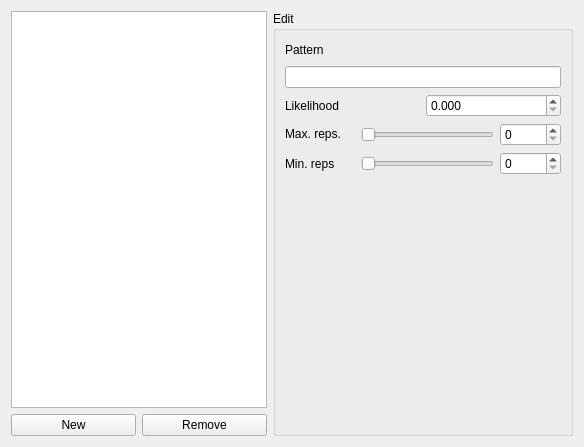
               <widget class="QWidget" name="widget">
                <attribute name="title">
                 <string>Repeats</string>
                </attribute>
                <layout class="QHBoxLayout" name="horizontalLayout_13">
                 <item>
                  <layout class="QVBoxLayout" name="verticalLayout_7">
                   <item>
                    <widget class="QTableView" name="table_repeats">
                     <property name="minimumSize">
                      <size>
                       <width>150</width>
                       <height>100</height>
                      </size>
                     </property>
                     <property name="maximumSize">
                      <size>
                       <width>300</width>
                       <height>16777215</height>
                      </size>
                     </property>
                    </widget>
                   </item>
                   <item>
                    <layout class="QHBoxLayout" name="horizontalLayout_9">
                     <item>
                      <widget class="QPushButton" name="btn_new_repeat">
                       <property name="text">
                        <string>New</string>
                       </property>
                      </widget>
                     </item>
                     <item>
                      <widget class="QPushButton" name="btn_rm_repeat">
                       <property name="text">
                        <string>Remove</string>
                       </property>
                      </widget>
                     </item>
                    </layout>
                   </item>
                  </layout>
                 </item>
                 <item>
                  <widget class="QGroupBox" name="group_repeat_edit">
                   <property name="minimumSize">
                    <size>
                     <width>300</width>
                     <height>0</height>
                    </size>
                   </property>
                   <property name="title">
                    <string>Edit</string>
                   </property>
                   <layout class="QVBoxLayout" name="verticalLayout_23">
                    <item>
                     <layout class="QVBoxLayout" name="verticalLayout_11">
                      <item>
                       <widget class="QLabel" name="label_pattern">
                        <property name="minimumSize">
                         <size>
                          <width>0</width>
                          <height>20</height>
                         </size>
                        </property>
                        <property name="text">
                         <string>Pattern</string>
                        </property>
                       </widget>
                      </item>
                      <item>
                       <widget class="QLineEdit" name="lineEdit_pattern">
                        <property name="text">
                         <string/>
                        </property>
                        <property name="maxLength">
                         <number>10000000</number>
                        </property>
                       </widget>
                      </item>
                     </layout>
                    </item>
                    <item>
                     <layout class="QHBoxLayout" name="horizontalLayout_12">
                      <item>
                       <widget class="QLabel" name="label_likelihood">
                        <property name="text">
                         <string>Likelihood</string>
                        </property>
                       </widget>
                      </item>
                      <item>
                       <widget class="QDoubleSpinBox" name="doubleSpinBox_likelihood">
                        <property name="decimals">
                         <number>3</number>
                        </property>
                        <property name="maximum">
                         <double>1.000000000000000</double>
                        </property>
                        <property name="singleStep">
                         <double>0.001000000000000</double>
                        </property>
                       </widget>
                      </item>
                     </layout>
                    </item>
                    <item>
                     <layout class="QHBoxLayout" name="horizontalLayout_10">
                      <item>
                       <widget class="QLabel" name="label_max_reps">
                        <property name="minimumSize">
                         <size>
                          <width>70</width>
                          <height>20</height>
                         </size>
                        </property>
                        <property name="maximumSize">
                         <size>
                          <width>80</width>
                          <height>20</height>
                         </size>
                        </property>
                        <property name="text">
                         <string>Max. reps.</string>
                        </property>
                       </widget>
                      </item>
                      <item>
                       <widget class="QSlider" name="horizontalSlider_max_reps">
                        <property name="maximum">
                         <number>1000</number>
                        </property>
                        <property name="orientation">
                         <enum>Qt::Horizontal</enum>
                        </property>
                       </widget>
                      </item>
                      <item>
                       <widget class="QSpinBox" name="spinBox_max_reps">
                        <property name="maximum">
                         <number>10000</number>
                        </property>
                       </widget>
                      </item>
                     </layout>
                    </item>
                    <item>
                     <layout class="QHBoxLayout" name="horizontalLayout_7">
                      <item>
                       <widget class="QLabel" name="label_min_reps">
                        <property name="minimumSize">
                         <size>
                          <width>70</width>
                          <height>20</height>
                         </size>
                        </property>
                        <property name="text">
                         <string>Min. reps</string>
                        </property>
                       </widget>
                      </item>
                      <item>
                       <widget class="QSlider" name="horizontalSlider_min_reps">
                        <property name="maximum">
                         <number>1000</number>
                        </property>
                        <property name="orientation">
                         <enum>Qt::Horizontal</enum>
                        </property>
                       </widget>
                      </item>
                      <item>
                       <widget class="QSpinBox" name="spinBox_min_reps">
                        <property name="maximum">
                         <number>10000</number>
                        </property>
                       </widget>
                      </item>
                     </layout>
                    </item>
                    <item>
                     <spacer name="verticalSpacer">
                      <property name="orientation">
                       <enum>Qt::Vertical</enum>
                      </property>
                      <property name="sizeHint" stdset="0">
                       <size>
                        <width>20</width>
                        <height>249</height>
                       </size>
                      </property>
                     </spacer>
                    </item>
                   </layout>
                  </widget>
                 </item>
                </layout>
               </widget>
